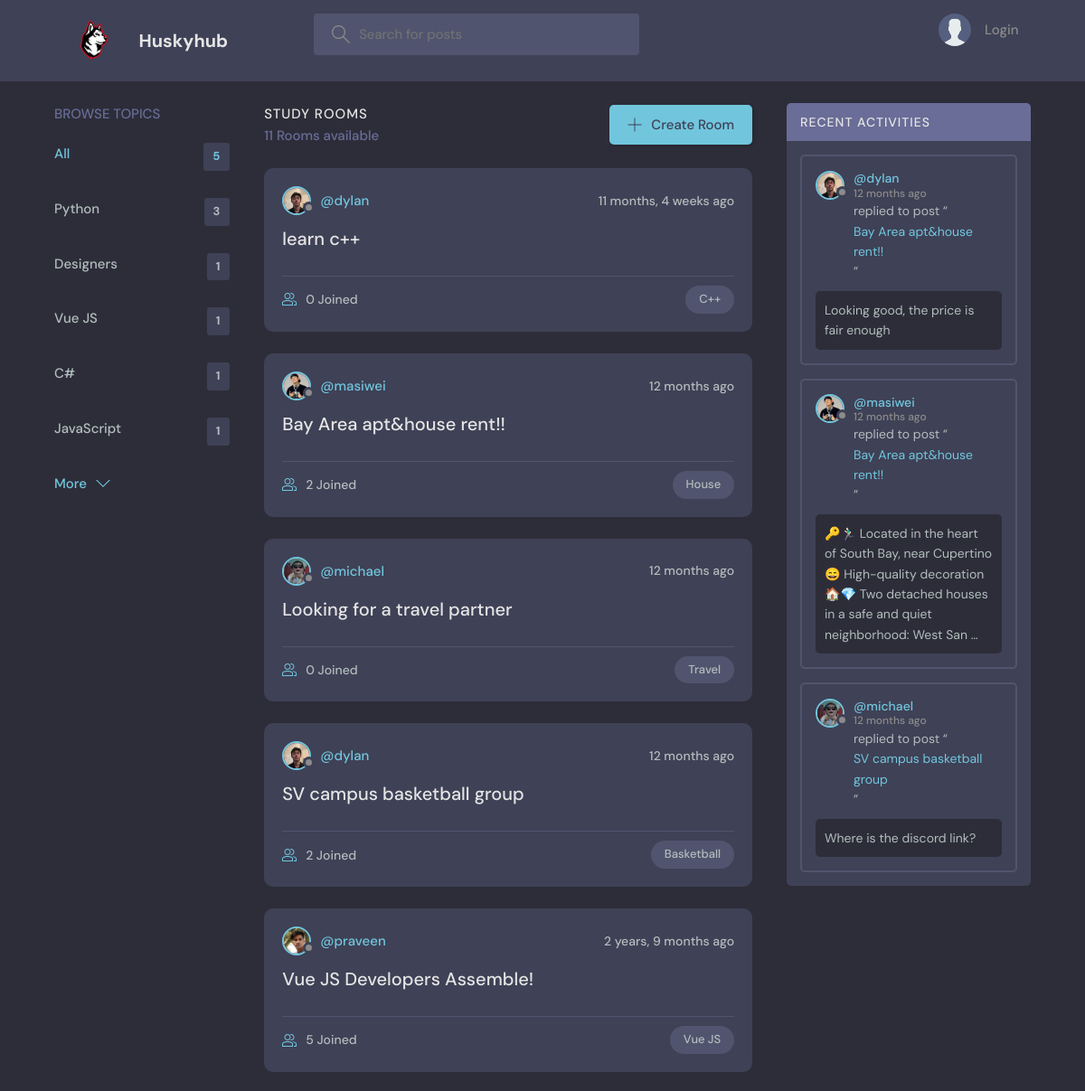
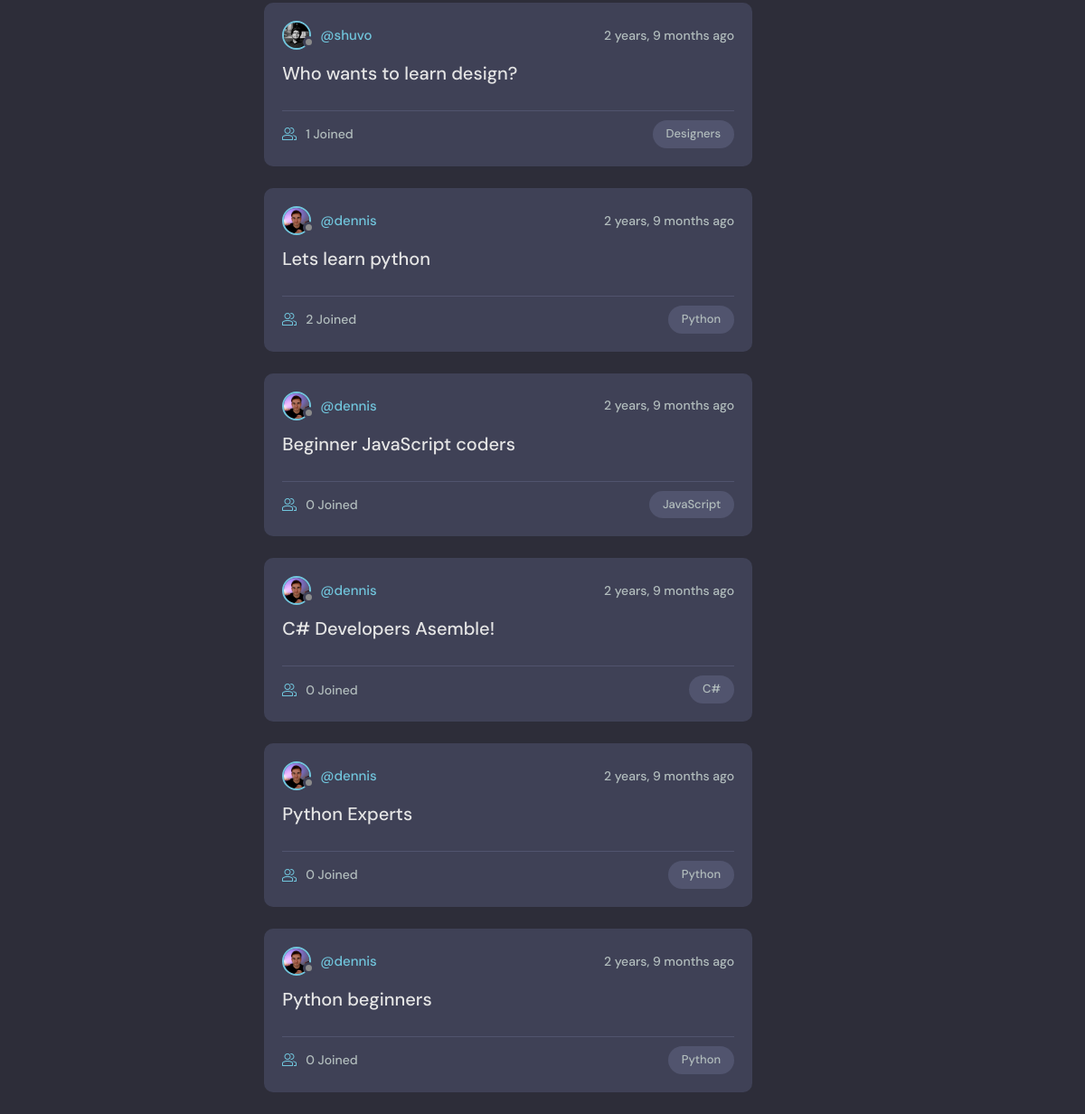
The page / on the database its author committed (2 pictures, top to bottom).
### base/models.py (models this page shows, shortened)
class Topic(models.Model):
    name = models.CharField(max_length=200)

class Room(models.Model):
    host = models.ForeignKey(User, on_delete=models.SET_NULL, null=True)
    topic = models.ForeignKey(Topic, on_delete=models.SET_NULL, null=True)
    name = models.CharField(max_length=200)
    description = models.TextField(null=True, blank=True)
    participants = models.ManyToManyField(
    User, related_name='participants', blank=True)
    updated = models.DateTimeField(auto_now=True)
    created = models.DateTimeField(auto_now_add=True)
    class Meta:
        ordering = ['-updated', '-created']
    def __str__(self):
        return self.name

class User(AbstractUser):
    name = models.CharField(max_length=200, null=True)
    email = models.EmailField(unique=True, null=True)
    bio = models.TextField(null=True)
    avatar = models.ImageField(null=True, default="avatar.svg")
    USERNAME_FIELD = 'email'
    REQUIRED_FIELDS = ['username']

class Message(models.Model):
    user = models.ForeignKey(User, on_delete=models.CASCADE)
    room = models.ForeignKey(Room, on_delete=models.CASCADE)
    body = models.TextField()
    updated = models.DateTimeField(auto_now=True)
    created = models.DateTimeField(auto_now_add=True)
    class Meta:
        ordering = ['-updated', '-created']

### base/views.py (the view)
# urls.py: path('', views.home, name="home"),
def home(request):
    q = request.GET.get('q') if request.GET.get('q') != None else ''
    rooms = Room.objects.filter(
        Q(topic__name__icontains=q) |
        Q(name__icontains=q) |
        Q(description__icontains=q)
    )
    topics = Topic.objects.all()[0:5]
    room_count = rooms.count()
    room_messages = Message.objects.filter(
        Q(room__topic__name__icontains=q))[0:3]
    context = {'rooms': rooms, 'topics': topics,
               'room_count': room_count, 'room_messages': room_messages}
    return render(request, 'base/home.html', context)

### base/templates/base/home.html (shortened to what this page needs)
{% extends 'main.html' %}
{% block content %}
<main class="layout layout--3">
  <div class="container">
    {% include 'base/topics_component.html' %}
    <div class="roomList">
      <div class="roomList__header">
        <div>
          <h2>Study Rooms</h2>
          <p>{{room_count}} Rooms available</p>
        </div>
        <a class="btn btn--main" href="{% url 'create-room' %}">
          <svg version="1.1" xmlns="http://www.w3.org/2000/svg" width="32" height="32" viewBox="0 0 32 32">
            <title>add</title>
            <path
              d="M16.943 0.943h-1.885v14.115h-14.115v1.885h14.115v14.115h1.885v-14.115h14.115v-1.885h-14.115v-14.115z">
            </path>
          </svg>
          Create Room
        </a>
      </div>
      {% include 'base/feed_component.html' %}
    </div>
    {% include 'base/activity_component.html' %}
  </div>
</main>
{% endblock %}

### base/templates/base/topics_component.html
<div class="topics">
    <div class="topics__header">
        <h2>Browse Topics</h2>
    </div>
    <ul class="topics__list">
        <li>
            <a href="{% url 'home' %}" class="active">All <span>{{topics.count}}</span></a>
        </li>
        {% for topic in topics %}
        <li>
            <a href="{% url 'home' %}?q={{topic.name}}">{{topic.name}}<span>{{topic.room_set.all.count}}</span></a>
        </li>
        {% endfor %}
    </ul>
    <a class="btn btn--link" href="{% url 'topics' %}">
        More
        <svg version="1.1" xmlns="http://www.w3.org/2000/svg" width="32" height="32" viewBox="0 0 32 32">
            <title>chevron-down</title>
            <path d="M16 21l-13-13h-3l16 16 16-16h-3l-13 13z"></path>
        </svg>
    </a>
</div>

### base/templates/base/feed_component.html (shortened to what this page needs)
{% for room in rooms %}
<div class="roomListRoom">
    <div class="roomListRoom__header">
        <a href="{% url 'user-profile' room.host.id %}" class="roomListRoom__author">
            <div class="avatar avatar--small">
                <img src="{{room.host.avatar.url}}" />
            </div>
            <span>@{{room.host.username}}</span>
        </a>
        <div class="roomListRoom__actions">
            <span>{{room.created|timesince}} ago</span>
        </div>
    </div>
    <div class="roomListRoom__content">
        <a href="{% url 'room' room.id %}">{{room.name}}</a>
    </div>
    <div class="roomListRoom__meta">
        <a href="{% url 'room' room.id %}" class="roomListRoom__joined">
            {{room.participants.all.count}} Joined
        </a>
        <p class="roomListRoom__topic">{{room.topic.name}}</p>
    </div>
</div>
{% endfor %}

### base/templates/base/activity_component.html (shortened to what this page needs)
<div class="activities">
    <div class="activities__header">
        <h2>Recent Activities</h2>
    </div>
    {% for message in room_messages %}
    <div class="activities__box">
        <div class="activities__boxHeader roomListRoom__header">
            <a href="{% url 'user-profile' message.user.id %}" class="roomListRoom__author">
                <div class="avatar avatar--small">
                    <img src="{{message.user.avatar.url}}" />
                </div>
                <p>
                    @{{message.user.username}}
                    <span>{{message.created|timesince}} ago</span>
                </p>
            </a>
        </div>
        <div class="activities__boxContent">
            <p>replied to post “<a href="{% url 'room' message.room.id %}">{{message.room}}</a>”</p>
            <div class="activities__boxRoomContent">{{message.body|truncatechars:150}}</div>
        </div>
    </div>
    {% endfor %}
</div>

### rows shown on the page
Topic: name "Python", room_set.all.count "3"
Topic: name "Designers", room_set.all.count "1"
Topic: name "Vue JS", room_set.all.count "1"
Topic: name "C#", room_set.all.count "1"
Topic: name "JavaScript", room_set.all.count "1"
Room: host.avatar (picture), host.username "dylan", created "11 months, 4 weeks", name "learn c++", participants.all.count "0", topic.name "C++"
Room: host.avatar (picture), host.username "masiwei", created "12 months", name "Bay Area apt&house rent!!", participants.all.count "2", topic.name "House"
Room: host.avatar (picture), host.username "michael", created "12 months", name "Looking for a travel partner", participants.all.count "0", topic.name "Travel"
Room: host.avatar (picture), host.username "dylan", created "12 months", name "SV campus basketball group", participants.all.count "2", topic.name "Basketball"
Room: host.avatar (picture), host.username "praveen", created "2 years, 9 months", name "Vue JS Developers Assemble!", participants.all.count "5", topic.name "Vue JS"
Room: host.avatar (picture), host.username "shuvo", created "2 years, 9 months", name "Who wants to learn design?", participants.all.count "1", topic.name "Designers"
Room: host.avatar (picture), host.username "dennis", created "2 years, 9 months", name "Lets learn python", participants.all.count "2", topic.name "Python"
Room: host.avatar (picture), host.username "dennis", created "2 years, 9 months", name "Beginner JavaScript coders", participants.all.count "0", topic.name "JavaScript"
Room: host.avatar (picture), host.username "dennis", created "2 years, 9 months", name "C# Developers Asemble!", participants.all.count "0", topic.name "C#"
Room: host.avatar (picture), host.username "dennis", created "2 years, 9 months", name "Python Experts", participants.all.count "0", topic.name "Python"
Room: host.avatar (picture), host.username "dennis", created "2 years, 9 months", name "Python beginners", participants.all.count "0", topic.name "Python"
Message: user.avatar (picture), user.username "dylan", created "12 months", room "Bay Area apt&house rent!!", body "Looking good, the price is fair enough"
Message: user.avatar (picture), user.username "masiwei", created "12 months", room "Bay Area apt&house rent!!", body "🔑🏃🏻‍♂️ Located in the heart of South Bay, near Cupertino 😄 High-quality decoration 🏠💎 Two detached houses in a safe and quiet neighborhood: West San …"
Message: user.avatar (picture), user.username "michael", created "12 months", room "SV campus basketball group", body "Where is the discord link?"

### other values the page prints
{{ topics.count }} "5"
{{ room_count }} "11"
